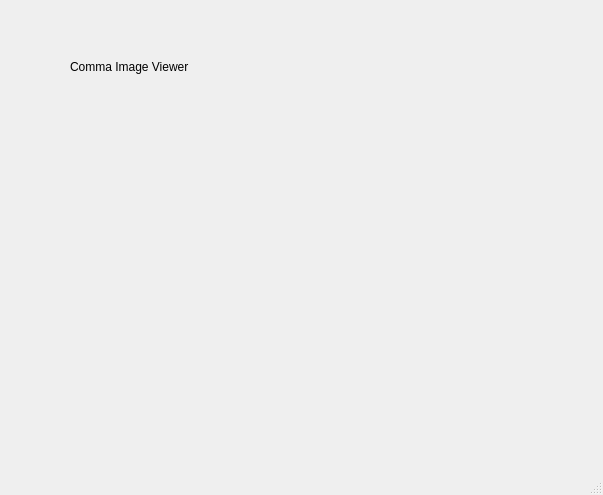
<?xml version="1.0" encoding="UTF-8"?>
<ui version="4.0">
 <class>MainWindow</class>
 <widget class="QMainWindow" name="MainWindow">
  <property name="geometry">
   <rect>
    <x>0</x>
    <y>0</y>
    <width>603</width>
    <height>495</height>
   </rect>
  </property>
  <property name="minimumSize">
   <size>
    <width>200</width>
    <height>200</height>
   </size>
  </property>
  <property name="windowTitle">
   <string>MainWindow</string>
  </property>
  <widget class="QWidget" name="centralWidget">
   <widget class="QPushButton" name="btnPrevious">
    <property name="geometry">
     <rect>
      <x>120</x>
      <y>220</y>
      <width>51</width>
      <height>31</height>
     </rect>
    </property>
    <property name="styleSheet">
     <string notr="true">QPushButton {
border:0px;
background:rgba(0,0,0,.0)
}</string>
    </property>
    <property name="text">
     <string/>
    </property>
   </widget>
   <widget class="QPushButton" name="btnNext">
    <property name="geometry">
     <rect>
      <x>276</x>
      <y>230</y>
      <width>51</width>
      <height>31</height>
     </rect>
    </property>
    <property name="minimumSize">
     <size>
      <width>0</width>
      <height>0</height>
     </size>
    </property>
    <property name="maximumSize">
     <size>
      <width>16777215</width>
      <height>16777215</height>
     </size>
    </property>
    <property name="styleSheet">
     <string notr="true">QPushButton {
border:0px;
background:rgba(0,0,0,.0)
}</string>
    </property>
    <property name="text">
     <string/>
    </property>
   </widget>
   <widget class="QLabel" name="txtTitle">
    <property name="geometry">
     <rect>
      <x>70</x>
      <y>60</y>
      <width>191</width>
      <height>61</height>
     </rect>
    </property>
    <property name="layoutDirection">
     <enum>Qt::LeftToRight</enum>
    </property>
    <property name="text">
     <string>Comma Image Viewer</string>
    </property>
    <property name="alignment">
     <set>Qt::AlignLeading|Qt::AlignLeft|Qt::AlignTop</set>
    </property>
    <property name="margin">
     <number>5</number>
    </property>
   </widget>
   <widget class="QPushButton" name="btnQuit">
    <property name="geometry">
     <rect>
      <x>530</x>
      <y>0</y>
      <width>80</width>
      <height>23</height>
     </rect>
    </property>
    <property name="styleSheet">
     <string notr="true">QPushButton {
border:0px;
background:rgba(0,0,0,.0)
}</string>
    </property>
    <property name="text">
     <string/>
    </property>
   </widget>
   <widget class="QLabel" name="imgQuit">
    <property name="geometry">
     <rect>
      <x>510</x>
      <y>90</y>
      <width>101</width>
      <height>81</height>
     </rect>
    </property>
    <property name="font">
     <font>
      <family>Arial</family>
      <pointsize>12</pointsize>
     </font>
    </property>
    <property name="layoutDirection">
     <enum>Qt::LeftToRight</enum>
    </property>
    <property name="autoFillBackground">
     <bool>false</bool>
    </property>
    <property name="styleSheet">
     <string notr="true"/>
    </property>
    <property name="frameShape">
     <enum>QFrame::NoFrame</enum>
    </property>
    <property name="alignment">
     <set>Qt::AlignRight|Qt::AlignTop|Qt::AlignTrailing</set>
    </property>
    <property name="margin">
     <number>5</number>
    </property>
   </widget>
   <widget class="QWidget" name="verticalLayoutWidget">
    <property name="geometry">
     <rect>
      <x>210</x>
      <y>210</y>
      <width>160</width>
      <height>80</height>
     </rect>
    </property>
    <layout class="QVBoxLayout" name="verticalLayout">
     <property name="sizeConstraint">
      <enum>QLayout::SetNoConstraint</enum>
     </property>
     <item>
      <widget class="QLabel" name="imageView">
       <property name="sizePolicy">
        <sizepolicy hsizetype="Fixed" vsizetype="Fixed">
         <horstretch>100</horstretch>
         <verstretch>100</verstretch>
        </sizepolicy>
       </property>
       <property name="font">
        <font>
         <family>Arial</family>
         <pointsize>12</pointsize>
        </font>
       </property>
       <property name="layoutDirection">
        <enum>Qt::LeftToRight</enum>
       </property>
       <property name="frameShape">
        <enum>QFrame::NoFrame</enum>
       </property>
       <property name="alignment">
        <set>Qt::AlignCenter</set>
       </property>
      </widget>
     </item>
    </layout>
   </widget>
   <zorder>verticalLayoutWidget</zorder>
   <zorder>txtTitle</zorder>
   <zorder>btnPrevious</zorder>
   <zorder>btnNext</zorder>
   <zorder>imgQuit</zorder>
   <zorder>btnQuit</zorder>
  </widget>
  <widget class="QStatusBar" name="statusBar"/>
 </widget>
 <layoutdefault spacing="6" margin="11"/>
 <resources/>
 <connections/>
</ui>
